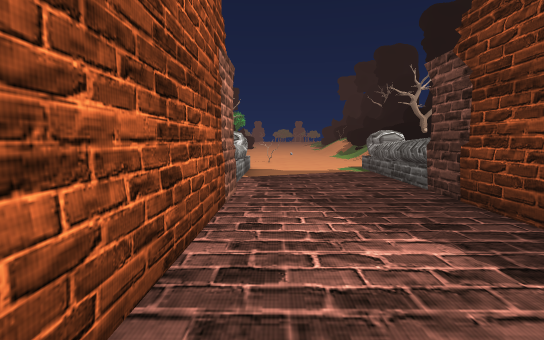
View 1 (above)

23 first-person views from a walk through a Unity game level. The camera is 1.5 m above the floor, tilts 6° down and sees 85° across. The floor is counted in squares, 2 m on a side. Each view is taken from the middle of a square. On the plan, view 1 faces up. The plan holds only what a view shows up to about 10 squares ahead; the rest is blank. The place goes on beyond the plan. The player is left out. Some animated figures are not drawn.

View 2
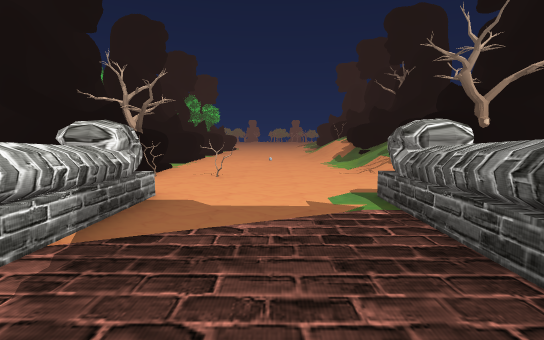

View 3
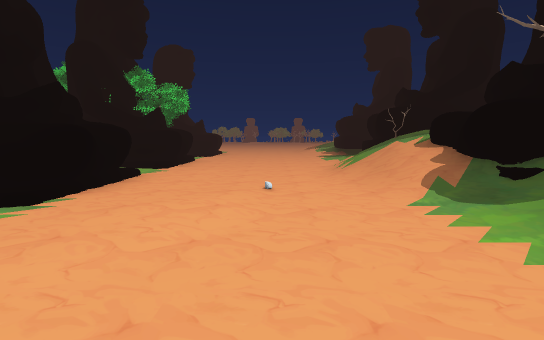

View 4
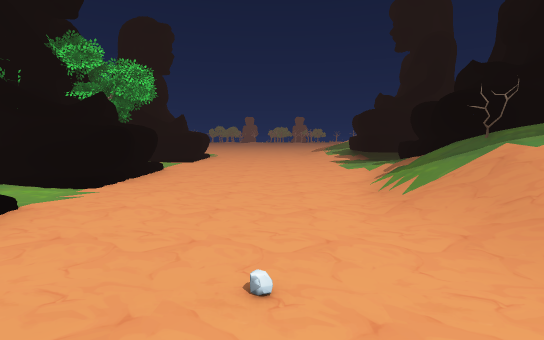

View 5
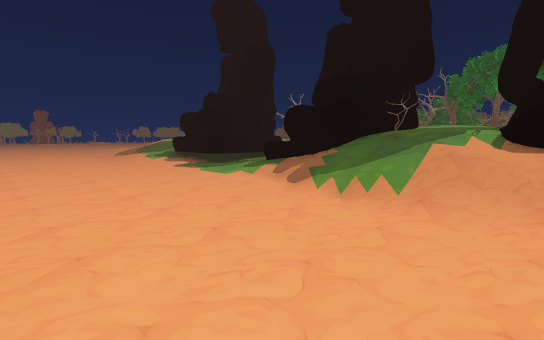

View 6
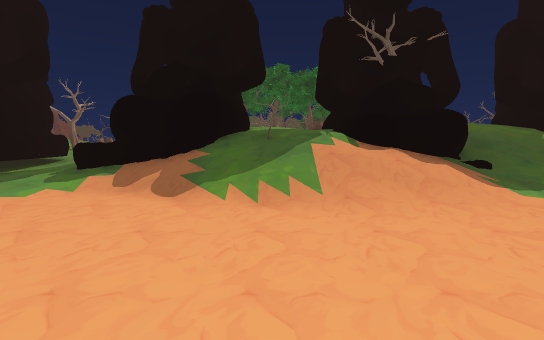

View 7
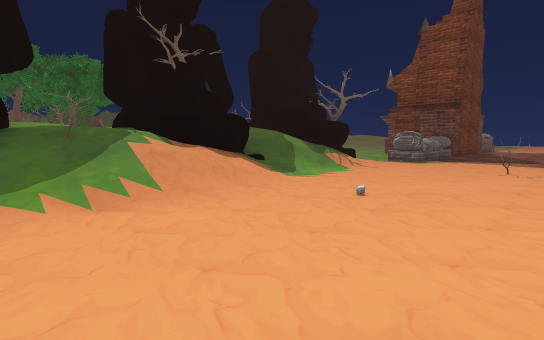

View 8
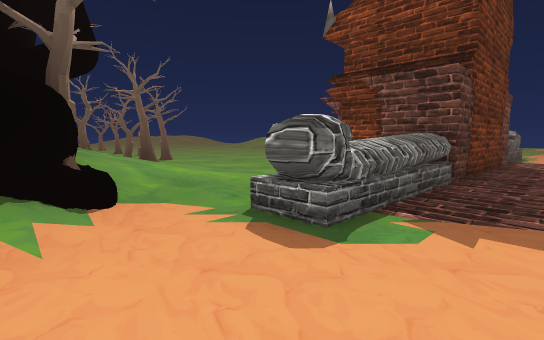

View 9
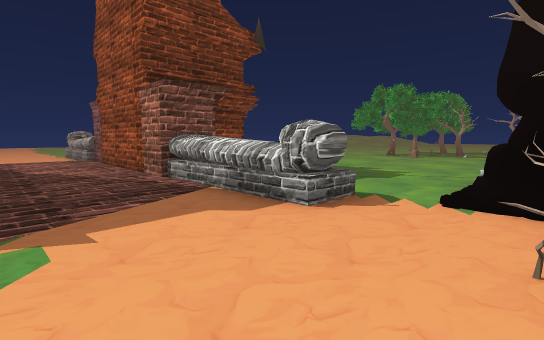

View 10
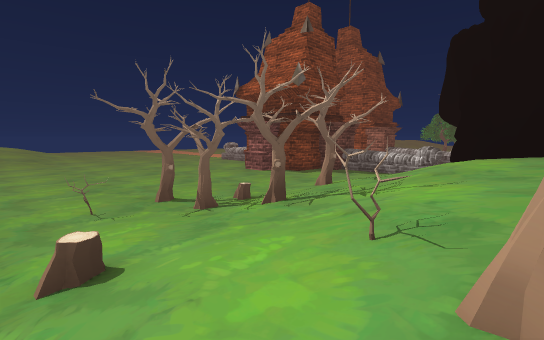

View 11
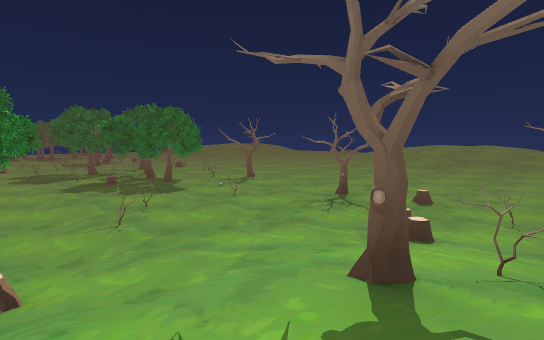

View 12
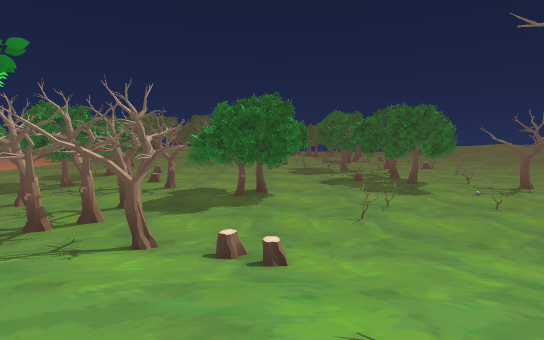

View 13
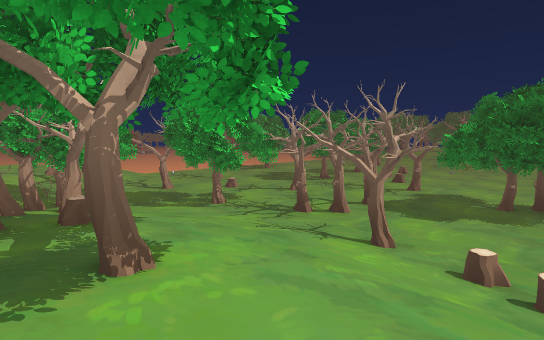

View 14
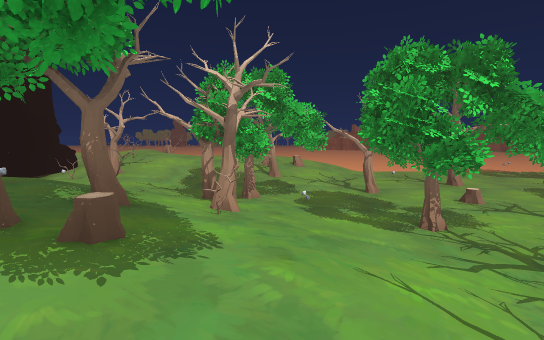

View 15
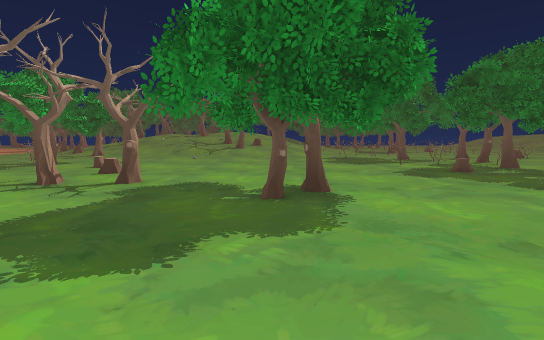

View 16
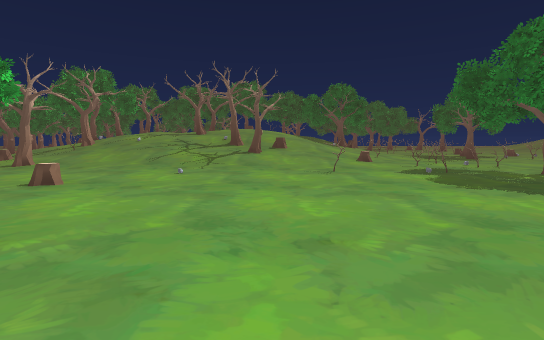

View 17
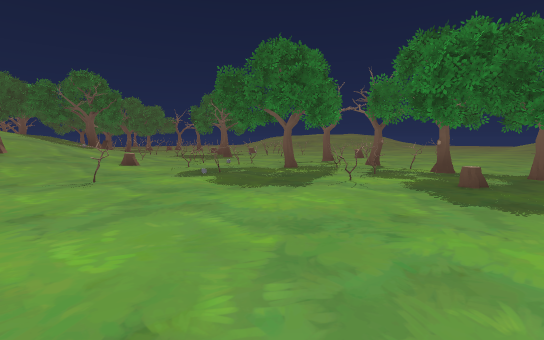

View 18
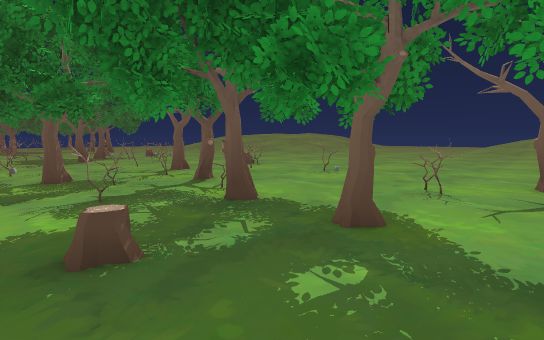

View 19
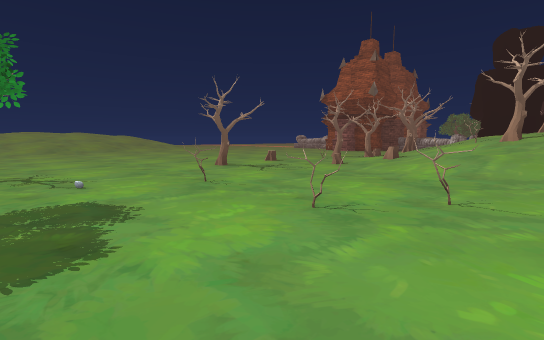

View 20
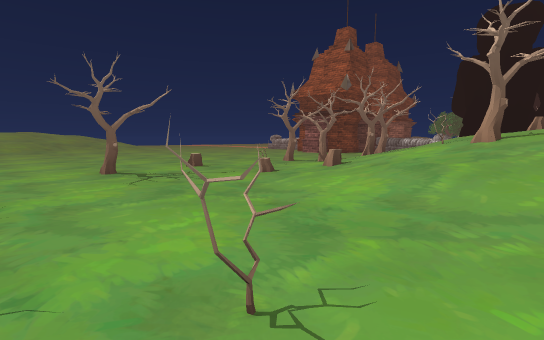

View 21
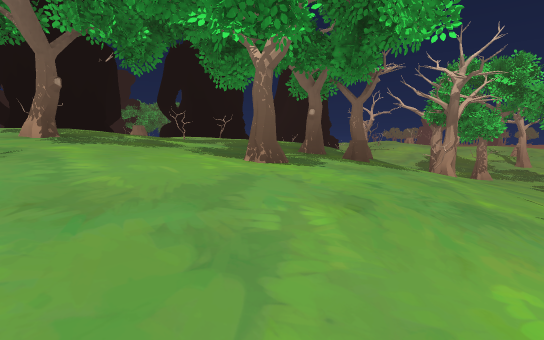

View 22
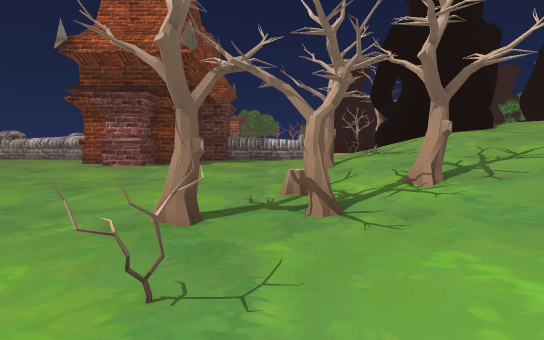

View 23
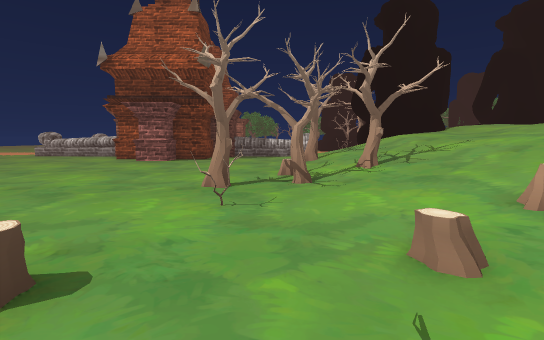

### Floor plan
Key: @ floor where view 1 was taken; # wall or solid block; x gap in a wall; . main floor; : floor 0.25 m higher than the main floor; + floor 0.5 m higher than the main floor; * floor 1.75 m higher than the main floor; % floor 2 m higher than the main floor; & floor 2.25 m higher than the main floor; / step, stairs or slope; = window, fence, low wall or low ledge; ^ raised ledge; T thing the floor can be seen under or through; O other object.
Columns run from 9 left of view 1 to 32 right of it. Each row starts with its distance up from view 1.
 24         .....#  #/O////O//..O..
 23       ##.....####+#+//#./.O....         O/
 22       ........///  ///O./.......   .# .///
 21        ......//    ///OO...O....O .O...O/O
 20     OO #.....^#      /O//......O....O..///
 19        #..../####   /////O...O....O.O..///
 18      ###..../#####% OO////.....O.O.....///
 17       ....../=*/%x%%/OO///OOO..O.......///
 16        #....//*#/O %//////.............//O
 15        #..../####  ///O//O............./OO
 14       ##..../####  /O////O....O.......////
 13        /....///#&& /O////O....OO........//
 12        /....////////%/////..............O/
 11         O.../####//O//O///.#..........x# x
 10      ###x#../####////#////..#......T...##.
  9    ..##=.....#O#/////////........O.TTO.#..
  8 ............////////O/O:........O.O=T.....
  7 ....... ^...^////O/////O....#....O.#O#.#..
  6  ....   ^...^......OO.................O..
  5   ..    #...#.......O.#.O.O.....#....#...
  4       .OO...O..................O...#..O.
  3       ###...###........................
  2         #...###O......................
  1         #...###......... ............
  0        OO@..O ..........  .. .. ....
 -1         #... .....   ..         ...
 -2         #...#....               ..

Where each view was taken, in squares from view 1:
view 1: 0 up, 0 right, facing up
view 2: 4 up, 1 right, facing up
view 3: 10 up, 1 right, facing up
view 4: 13 up, 1 right, facing up
view 5: 15 up, 1 left, facing up-right
view 6: 17 up, 1 left, facing right
view 7: 18 up, 1 left, facing down-right
view 8: 10 up, 1 right, facing down-right
view 9: 10 up, 2 right, facing down-left
view 10: 11 up, 14 right, facing down-left
view 11: 13 up, 12 right, facing down-right
view 12: 13 up, 12 right, facing right
view 13: 13 up, 12 right, facing up-right
view 14: 15 up, 14 right, facing up
view 15: 14 up, 17 right, facing right
view 16: 15 up, 22 right, facing right
view 17: 15 up, 23 right, facing down-right
view 18: 10 up, 22 right, facing down-right
view 19: 12 up, 22 right, facing down-left
view 20: 12 up, 19 right, facing down-left
view 21: 13 up, 15 right, facing up-left
view 22: 6 up, 14 right, facing left
view 23: 6 up, 16 right, facing left
